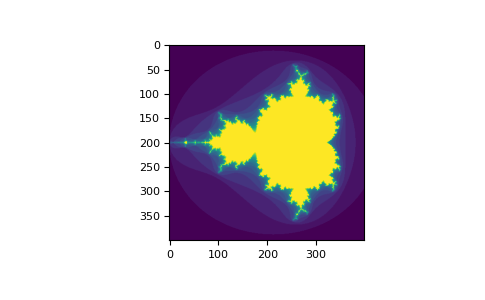

Write Python code to recreate this figure.
import numpy as np
import matplotlib.pyplot as plt
def mandelbrot( h,w, maxit=20 ):
    """Returns an image of the Mandelbrot fractal of size (h,w)."""
    y,x = np.ogrid[ -1.4:1.4:h*1j, -2:0.8:w*1j ]
    c = x+y*1j
    z = c
    divtime = maxit + np.zeros(z.shape, dtype=int)
# ...
    for i in range(maxit):
        z = z**2 + c
        diverge = z*np.conj(z) > 2**2            # who is diverging
        div_now = diverge & (divtime==maxit)  # who is diverging now
        divtime[div_now] = i                  # note when
        z[diverge] = 2                        # avoid diverging too much
# ...
    return divtime
plt.imshow(mandelbrot(400,400))
